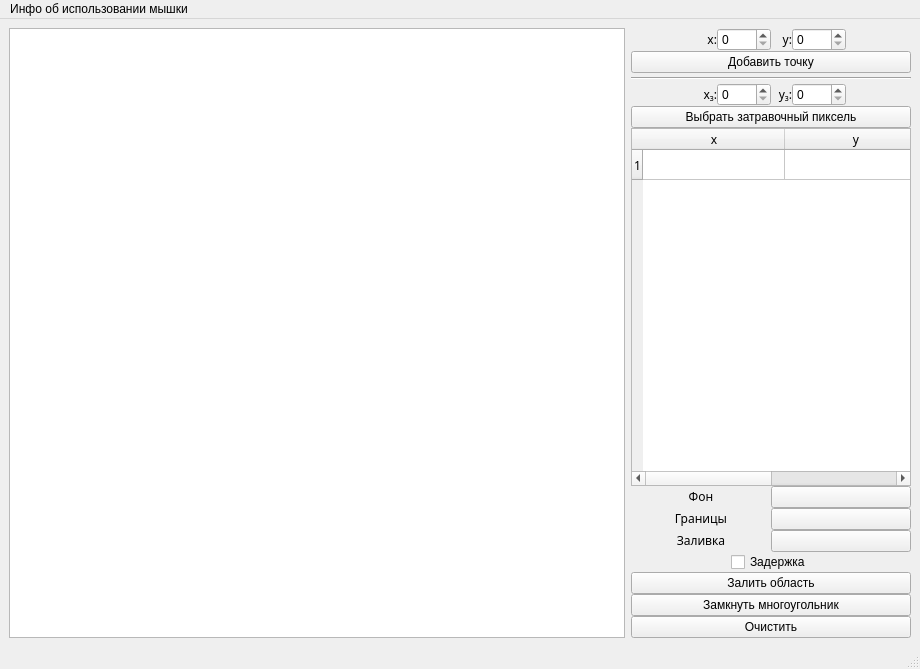
<?xml version="1.0" encoding="UTF-8"?>
<ui version="4.0">
 <class>MainWindow</class>
 <widget class="QMainWindow" name="MainWindow">
  <property name="geometry">
   <rect>
    <x>0</x>
    <y>0</y>
    <width>920</width>
    <height>669</height>
   </rect>
  </property>
  <property name="mouseTracking">
   <bool>false</bool>
  </property>
  <property name="windowTitle">
   <string>MainWindow</string>
  </property>
  <widget class="QWidget" name="centralwidget">
   <layout class="QHBoxLayout" name="horizontalLayout_2">
    <item>
     <layout class="QHBoxLayout" name="horizontalLayout">
      <item>
       <widget class="QGraphicsView" name="canvas">
        <property name="cursor" stdset="0">
         <cursorShape>CrossCursor</cursorShape>
        </property>
        <property name="mouseTracking">
         <bool>true</bool>
        </property>
        <property name="tabletTracking">
         <bool>false</bool>
        </property>
       </widget>
      </item>
      <item>
       <layout class="QVBoxLayout" name="verticalLayout">
        <property name="spacing">
         <number>0</number>
        </property>
        <property name="sizeConstraint">
         <enum>QLayout::SetNoConstraint</enum>
        </property>
        <property name="leftMargin">
         <number>0</number>
        </property>
        <property name="rightMargin">
         <number>0</number>
        </property>
        <property name="bottomMargin">
         <number>0</number>
        </property>
        <item>
         <layout class="QGridLayout" name="gridLayout_2">
          <item row="4" column="0">
           <widget class="QTableWidget" name="all_points_table">
            <property name="sizePolicy">
             <sizepolicy hsizetype="Ignored" vsizetype="Expanding">
              <horstretch>0</horstretch>
              <verstretch>0</verstretch>
             </sizepolicy>
            </property>
            <property name="maximumSize">
             <size>
              <width>16777215</width>
              <height>16777215</height>
             </size>
            </property>
            <property name="sizeIncrement">
             <size>
              <width>3</width>
              <height>0</height>
             </size>
            </property>
            <property name="font">
             <font>
              <family>Apple Braille</family>
              <underline>false</underline>
             </font>
            </property>
            <property name="editTriggers">
             <set>QAbstractItemView::NoEditTriggers</set>
            </property>
            <property name="textElideMode">
             <enum>Qt::ElideMiddle</enum>
            </property>
            <property name="showGrid">
             <bool>true</bool>
            </property>
            <property name="gridStyle">
             <enum>Qt::SolidLine</enum>
            </property>
            <property name="sortingEnabled">
             <bool>false</bool>
            </property>
            <property name="rowCount">
             <number>1</number>
            </property>
            <property name="columnCount">
             <number>2</number>
            </property>
            <attribute name="horizontalHeaderVisible">
             <bool>true</bool>
            </attribute>
            <attribute name="horizontalHeaderCascadingSectionResizes">
             <bool>true</bool>
            </attribute>
            <attribute name="horizontalHeaderMinimumSectionSize">
             <number>10</number>
            </attribute>
            <attribute name="horizontalHeaderDefaultSectionSize">
             <number>142</number>
            </attribute>
            <attribute name="horizontalHeaderHighlightSections">
             <bool>false</bool>
            </attribute>
            <attribute name="horizontalHeaderShowSortIndicator" stdset="0">
             <bool>false</bool>
            </attribute>
            <attribute name="horizontalHeaderStretchLastSection">
             <bool>false</bool>
            </attribute>
            <attribute name="verticalHeaderVisible">
             <bool>true</bool>
            </attribute>
            <attribute name="verticalHeaderCascadingSectionResizes">
             <bool>true</bool>
            </attribute>
            <attribute name="verticalHeaderHighlightSections">
             <bool>true</bool>
            </attribute>
            <attribute name="verticalHeaderShowSortIndicator" stdset="0">
             <bool>false</bool>
            </attribute>
            <attribute name="verticalHeaderStretchLastSection">
             <bool>false</bool>
            </attribute>
            <row/>
            <column>
             <property name="text">
              <string>x</string>
             </property>
            </column>
            <column>
             <property name="text">
              <string>y</string>
             </property>
            </column>
           </widget>
          </item>
          <item row="1" column="0">
           <layout class="QGridLayout" name="gridLayout">
            <item row="3" column="1">
             <widget class="QLabel" name="label_6">
              <property name="font">
               <font>
                <family>Apple Braille</family>
               </font>
              </property>
              <property name="text">
               <string>&lt;html&gt;&lt;head/&gt;&lt;body&gt;&lt;p align=&quot;right&quot;&gt;x&lt;span style=&quot; vertical-align:sub;&quot;&gt;з&lt;/span&gt;:&lt;/p&gt;&lt;/body&gt;&lt;/html&gt;</string>
              </property>
             </widget>
            </item>
            <item row="1" column="0" colspan="6">
             <widget class="QPushButton" name="add_point_bt">
              <property name="maximumSize">
               <size>
                <width>16777215</width>
                <height>16777215</height>
               </size>
              </property>
              <property name="cursor">
               <cursorShape>PointingHandCursor</cursorShape>
              </property>
              <property name="text">
               <string>Добавить точку</string>
              </property>
             </widget>
            </item>
            <item row="4" column="0" colspan="6">
             <widget class="QPushButton" name="add_seed_pix_bt">
              <property name="text">
               <string>Выбрать затравочный пиксель</string>
              </property>
             </widget>
            </item>
            <item row="3" column="2">
             <widget class="QSpinBox" name="x_z_sb">
              <property name="minimum">
               <number>0</number>
              </property>
              <property name="maximum">
               <number>4000</number>
              </property>
             </widget>
            </item>
            <item row="0" column="3">
             <widget class="QLabel" name="label_2">
              <property name="font">
               <font>
                <family>Apple Braille</family>
               </font>
              </property>
              <property name="text">
               <string>&lt;html&gt;&lt;head/&gt;&lt;body&gt;&lt;p align=&quot;right&quot;&gt;y:&lt;/p&gt;&lt;/body&gt;&lt;/html&gt;</string>
              </property>
             </widget>
            </item>
            <item row="0" column="1">
             <widget class="QLabel" name="label">
              <property name="font">
               <font>
                <family>Apple Braille</family>
               </font>
              </property>
              <property name="text">
               <string>&lt;html&gt;&lt;head/&gt;&lt;body&gt;&lt;p align=&quot;right&quot;&gt;x:&lt;/p&gt;&lt;/body&gt;&lt;/html&gt;</string>
              </property>
             </widget>
            </item>
            <item row="3" column="4">
             <widget class="QSpinBox" name="y_z_sb">
              <property name="minimum">
               <number>0</number>
              </property>
              <property name="maximum">
               <number>4000</number>
              </property>
             </widget>
            </item>
            <item row="0" column="5">
             <spacer name="horizontalSpacer_2">
              <property name="orientation">
               <enum>Qt::Horizontal</enum>
              </property>
              <property name="sizeType">
               <enum>QSizePolicy::Minimum</enum>
              </property>
              <property name="sizeHint" stdset="0">
               <size>
                <width>65</width>
                <height>20</height>
               </size>
              </property>
             </spacer>
            </item>
            <item row="0" column="0">
             <spacer name="horizontalSpacer">
              <property name="orientation">
               <enum>Qt::Horizontal</enum>
              </property>
              <property name="sizeType">
               <enum>QSizePolicy::Minimum</enum>
              </property>
              <property name="sizeHint" stdset="0">
               <size>
                <width>65</width>
                <height>20</height>
               </size>
              </property>
             </spacer>
            </item>
            <item row="0" column="2">
             <widget class="QSpinBox" name="x_sb">
              <property name="cursor">
               <cursorShape>PointingHandCursor</cursorShape>
              </property>
              <property name="minimum">
               <number>0</number>
              </property>
              <property name="maximum">
               <number>4000</number>
              </property>
             </widget>
            </item>
            <item row="0" column="4">
             <widget class="QSpinBox" name="y_sb">
              <property name="cursor">
               <cursorShape>PointingHandCursor</cursorShape>
              </property>
              <property name="minimum">
               <number>0</number>
              </property>
              <property name="maximum">
               <number>4000</number>
              </property>
              <property name="value">
               <number>0</number>
              </property>
             </widget>
            </item>
            <item row="3" column="3">
             <widget class="QLabel" name="label_7">
              <property name="font">
               <font>
                <family>Apple Braille</family>
               </font>
              </property>
              <property name="text">
               <string>&lt;html&gt;&lt;head/&gt;&lt;body&gt;&lt;p align=&quot;right&quot;&gt;y&lt;span style=&quot; vertical-align:sub;&quot;&gt;з&lt;/span&gt;:&lt;/p&gt;&lt;/body&gt;&lt;/html&gt;</string>
              </property>
             </widget>
            </item>
            <item row="2" column="0" colspan="6">
             <widget class="Line" name="line">
              <property name="minimumSize">
               <size>
                <width>0</width>
                <height>10</height>
               </size>
              </property>
              <property name="orientation">
               <enum>Qt::Horizontal</enum>
              </property>
             </widget>
            </item>
           </layout>
          </item>
          <item row="5" column="0">
           <layout class="QGridLayout" name="gridLayout_3">
            <item row="1" column="0">
             <widget class="QLabel" name="label_5">
              <property name="font">
               <font>
                <family>Apple Braille</family>
               </font>
              </property>
              <property name="text">
               <string>&lt;html&gt;&lt;head/&gt;&lt;body&gt;&lt;p align=&quot;center&quot;&gt;Фон&lt;/p&gt;&lt;/body&gt;&lt;/html&gt;</string>
              </property>
             </widget>
            </item>
            <item row="2" column="1">
             <widget class="QPushButton" name="color_border_bt">
              <property name="cursor">
               <cursorShape>PointingHandCursor</cursorShape>
              </property>
              <property name="text">
               <string/>
              </property>
             </widget>
            </item>
            <item row="6" column="0" colspan="2">
             <layout class="QGridLayout" name="gridLayout_4">
              <item row="0" column="1">
               <widget class="QCheckBox" name="delay">
                <property name="text">
                 <string>Задержка</string>
                </property>
               </widget>
              </item>
              <item row="0" column="0">
               <spacer name="horizontalSpacer_4">
                <property name="orientation">
                 <enum>Qt::Horizontal</enum>
                </property>
                <property name="sizeType">
                 <enum>QSizePolicy::Maximum</enum>
                </property>
                <property name="sizeHint" stdset="0">
                 <size>
                  <width>100</width>
                  <height>20</height>
                 </size>
                </property>
               </spacer>
              </item>
              <item row="0" column="2">
               <spacer name="horizontalSpacer_3">
                <property name="orientation">
                 <enum>Qt::Horizontal</enum>
                </property>
                <property name="sizeType">
                 <enum>QSizePolicy::Maximum</enum>
                </property>
                <property name="sizeHint" stdset="0">
                 <size>
                  <width>100</width>
                  <height>20</height>
                 </size>
                </property>
               </spacer>
              </item>
             </layout>
            </item>
            <item row="1" column="1">
             <widget class="QPushButton" name="color_bg_bt">
              <property name="cursor">
               <cursorShape>PointingHandCursor</cursorShape>
              </property>
              <property name="text">
               <string/>
              </property>
             </widget>
            </item>
            <item row="3" column="0">
             <widget class="QLabel" name="label_3">
              <property name="font">
               <font>
                <family>Apple Braille</family>
               </font>
              </property>
              <property name="text">
               <string>&lt;html&gt;&lt;head/&gt;&lt;body&gt;&lt;p align=&quot;center&quot;&gt;Заливка&lt;/p&gt;&lt;/body&gt;&lt;/html&gt;</string>
              </property>
             </widget>
            </item>
            <item row="3" column="1">
             <widget class="QPushButton" name="color_seed_bt">
              <property name="cursor">
               <cursorShape>PointingHandCursor</cursorShape>
              </property>
              <property name="text">
               <string/>
              </property>
             </widget>
            </item>
            <item row="8" column="0" colspan="2">
             <widget class="QPushButton" name="fill_bt">
              <property name="cursor">
               <cursorShape>PointingHandCursor</cursorShape>
              </property>
              <property name="text">
               <string>Залить область</string>
              </property>
             </widget>
            </item>
            <item row="2" column="0">
             <widget class="QLabel" name="label_4">
              <property name="font">
               <font>
                <family>Apple Braille</family>
               </font>
              </property>
              <property name="text">
               <string>&lt;html&gt;&lt;head/&gt;&lt;body&gt;&lt;p align=&quot;center&quot;&gt;Границы&lt;/p&gt;&lt;/body&gt;&lt;/html&gt;</string>
              </property>
             </widget>
            </item>
            <item row="9" column="0" colspan="2">
             <widget class="QPushButton" name="end_polygon_bt">
              <property name="cursor">
               <cursorShape>PointingHandCursor</cursorShape>
              </property>
              <property name="tabletTracking">
               <bool>false</bool>
              </property>
              <property name="text">
               <string>Замкнуть многоугольник</string>
              </property>
             </widget>
            </item>
           </layout>
          </item>
         </layout>
        </item>
        <item>
         <layout class="QGridLayout" name="gridLayout_5">
          <item row="3" column="0">
           <widget class="QPushButton" name="clear_bt">
            <property name="text">
             <string>Очистить</string>
            </property>
           </widget>
          </item>
         </layout>
        </item>
       </layout>
      </item>
     </layout>
    </item>
   </layout>
  </widget>
  <widget class="QStatusBar" name="statusbar"/>
  <widget class="QMenuBar" name="menuBar">
   <property name="geometry">
    <rect>
     <x>0</x>
     <y>0</y>
     <width>920</width>
     <height>22</height>
    </rect>
   </property>
   <widget class="QMenu" name="menu">
    <property name="title">
     <string>Инфо об использовании мышки</string>
    </property>
    <addaction name="action"/>
    <addaction name="actionshift_2"/>
    <addaction name="action_2"/>
    <addaction name="action_3"/>
   </widget>
   <addaction name="menu"/>
  </widget>
  <action name="actionshift">
   <property name="text">
    <string>ЛКМ - добавить точку</string>
   </property>
   <property name="font">
    <font>
     <family>Apple Braille</family>
    </font>
   </property>
  </action>
  <action name="action_4">
   <property name="text">
    <string>Движение мышки + ЛКМ - кривая линия</string>
   </property>
  </action>
  <action name="actionShift">
   <property name="text">
    <string>Shift + ЛКМ - прямая линия</string>
   </property>
  </action>
  <action name="action_5">
   <property name="text">
    <string>ПКМ - замкнуть фигуру</string>
   </property>
  </action>
  <action name="action">
   <property name="text">
    <string>ЛКМ - добавить точку</string>
   </property>
  </action>
  <action name="actionshift_2">
   <property name="text">
    <string>shift + ЛКМ - добавить прямую линию</string>
   </property>
  </action>
  <action name="action_2">
   <property name="text">
    <string>Движение мышки + ЛКМ - добавить кривую линию</string>
   </property>
  </action>
  <action name="action_3">
   <property name="text">
    <string>ПКМ - замкнуть фигуру</string>
   </property>
  </action>
 </widget>
 <resources/>
 <connections/>
</ui>
